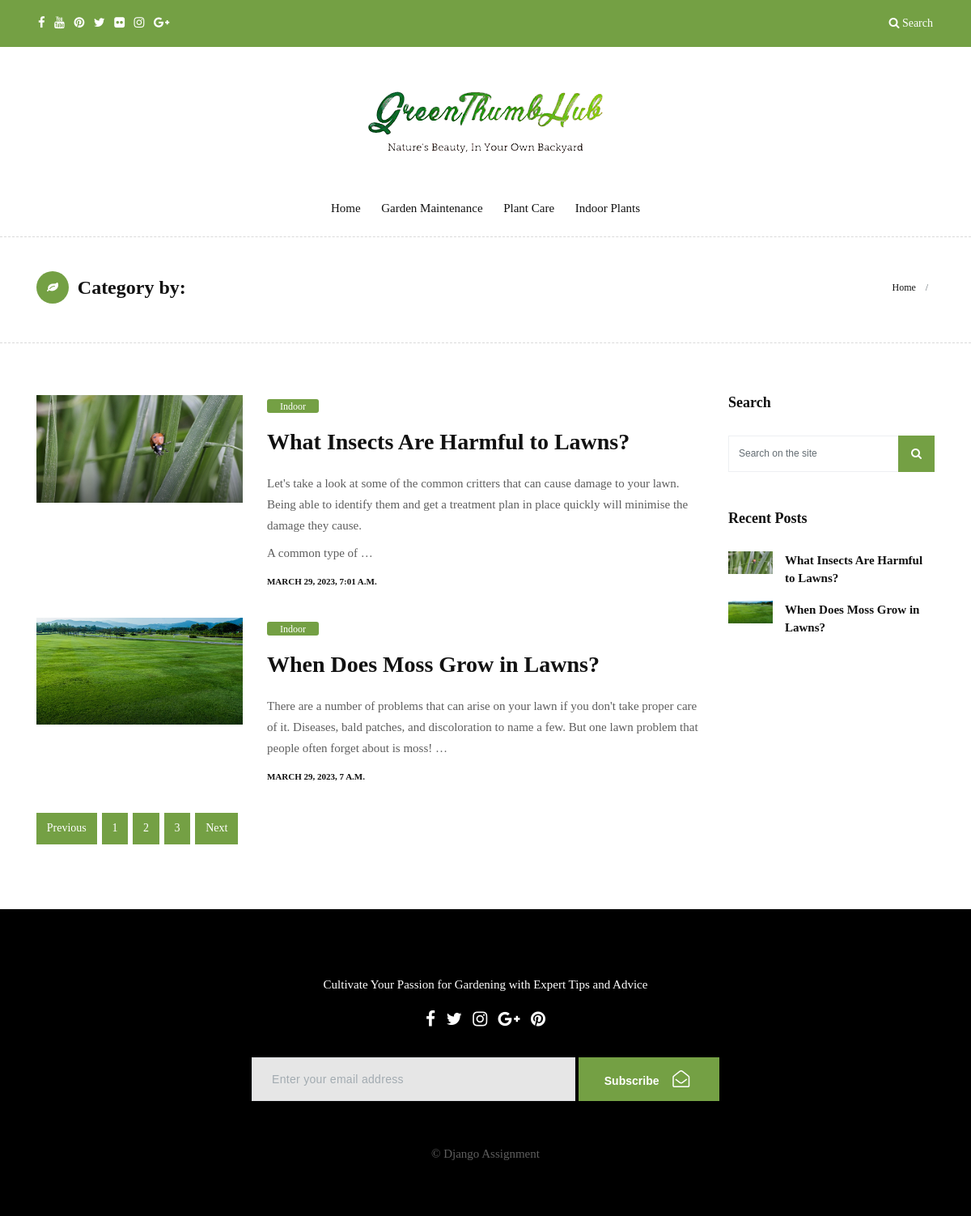
Page /categores/ on the committed database.
### blog/models.py (models this page shows, shortened)
class BlogPost(models.Model):
    STATUS = [
        ('draft', 'Draft'),
        ('published', 'Published')
    ]
    title = models.CharField(max_length=200)
    slug = models.SlugField(unique=True, blank=True, null=True)
    content = RichTextUploadingField(blank=False)
    featured_image = models.ImageField(upload_to='uploads/', blank=True, null=True)
    created = models.DateTimeField(auto_now_add=True)
    published = models.DateField(auto_now=True)
    category = models.ForeignKey(Category, on_delete=models.CASCADE)
    status = models.CharField(max_length=10, choices=STATUS, default='draft')
    meta_title = models.CharField(max_length=200, blank=True, null=True)
    meta_description = models.TextField(blank=True, null=True)

### blog/views.py (the view)
# urls.py: path('categores/', views.category, name='categorys'),
def category(request):
    queryset = BlogPost.objects.filter(status = 'published').order_by('-created')
    paginator = Paginator(queryset, 2)
    page_number = request.GET.get('page')
    posts = paginator.get_page(page_number)
    template_name = 'blogs/category.html'
    context = {'posts':posts}
    return render(request, template_name, context)

### template/blogs/category.html (shortened to what this page needs)
{% extends 'partial/base.html' %}
{% block content %}
        <div class="page-title wb">
            <div class="container">
                <div class="row">
                    <div class="col-lg-8 col-md-8 col-sm-12 col-xs-12">
                        <h2><i class="fa fa-leaf bg-green"></i> Category by: {{post.category.title}}</h2>
                    </div>
                    <div class="col-lg-4 col-md-4 col-sm-12 hidden-xs-down hidden-sm-down">
                        <ol class="breadcrumb">
                            <li class="breadcrumb-item"><a href="{% url 'home' %}">Home</a></li>
                            <li class="breadcrumb-item"><a href="#">{{post.category.title}}</a></li>
                        </ol>
                    </div>
                </div>
            </div>
        </div>
        <section class="section wb">
            <div class="container">
                <div class="row">
                    <div class="col-lg-9 col-md-12 col-sm-12 col-xs-12">
                        <div class="page-wrapper">
                            <div class="blog-list clearfix">
                                {% for post in posts %}
                                <div class="blog-box row">
                                    <div class="col-md-4">
                                        <div class="post-media">
                                            <a href="garden-single.html" title="">
                                                <img src="{{post.featured_image.url}}" alt="" class="img-fluid">
                                                <div class="hovereffect"></div>
                                            </a>
                                        </div>
                                    </div>
                                    <div class="blog-meta big-meta col-md-8">
                                        <span class="bg-aqua"><a href="garden-category.html" title="">Indoor</a></span>
                                        <h4><a href="{% url 'single' post.slug %}" title="">{{post.title}}</a></h4>
                                        <p>{{post.content |truncatewords:40|safe}}</p>
                                        <small><a href="garden-single.html" title="">{{post.created}}</a></small>
                                    </div>
                                </div>
                                {% endfor %}
                            </div>
                        </div>
                        <div class="row">
                            <div class="col-md-12">
                                <nav aria-label="Page navigation">
                                    <ul class="pagination justify-content-start">
                                        {% if posts.has_previous %}
                                            <li class="page-item"><a class="page-link" href="?page={{ posts.previous_page_number }}">Previous</a></li>
                                        {% else %}
                                            <li class="page-item disabled"><span class="page-link">Previous</span></li>
                                        {% endif %}
                                        {% for num in posts.paginator.page_range %}
                                            {% if num == posts.number %}
                                                <li class="page-item active" aria-current="page"><span class="page-link">{{ num }}</span></li>
                                            {% else %}
                                                <li class="page-item"><a class="page-link" href="?page={{ num }}">{{ num }}</a></li>
                                            {% endif %}
                                        {% endfor %}
                                        {% if posts.has_next %}
                                            <li class="page-item"><a class="page-link" href="?page={{ posts.next_page_number }}">Next</a></li>
                                        {% else %}
                                            <li class="page-item disabled"><span class="page-link">Next</span></li>
                                        {% endif %}
                                    </ul>
                                </nav>
                            </div>
                        </div>
                    </div>
                    <div class="col-lg-3 col-md-12 col-sm-12 col-xs-12">
                        <div class="sidebar">
                            <div class="widget">
                                <h2 class="widget-title">Search</h2>
                                <form class="form-inline search-form">
                                    <div class="form-group">
                                        <input type="text" class="form-control" placeholder="Search on the site">
                                    </div>
                                    <button type="submit" class="btn btn-primary"><i class="fa fa-search"></i></button>
                                </form>
                            </div>
                            <div class="widget">
                                <h2 class="widget-title">Recent Posts</h2>
                                <div class="blog-list-widget">
                                    <div class="list-group">
                                        {% for post in posts %}
                                        <a href="" class="list-group-item list-group-item-action flex-column align-items-start">
                                            <div class="w-100 justify-content-between">
                                                <img src="{{post.featured_image.url}}" alt="" class="img-fluid float-left">
                                                <h5 class="mb-1">{{post.title}}</h5>
                                            </div>
                                        </a>
                                        {% endfor %}
                                    </div>
                                </div>
                            </div>
                        </div>
                    </div>
                </div>
            </div>
        </section>
{% endblock content %}

### static/css/colors.css (style rules this page uses)
.dmtop, .search-form .btn:hover, .search-form .btn:focus, .search-form .btn { color: #ffffff !important; background-color: #3197d6 !important; }
.tag-cloud-single span, .page-title i, .btn:hover, .sitemap-wrapper .year, .btn:focus, .navbar-inverse .navbar-toggler { color: #ffffff !important; background-color: #3197d6; }
.page-title .bg-green, .masonry-box:hover .blog-meta span.bg-green, .color-green a { background-color: #34bf49 !important; }

### static/css/version/garden.css (style rules this page uses)
h1, h2, h3, h4, h5, body, p, .topbar-section, .navbar-inverse .navbar-nav .nav-link, .header .dropdown-menu, .navbar-nav .nav-link { font-family: 'Droid Sans', serif; }
.blog-list .blog-meta.big-meta h4 { margin-left: 0; margin-top: 0; padding: 1rem 0; }
.blog-list-widget .mb-1 { font-weight: bold; }
.blog-meta span { background-color: #111111; border-radius: 3px; font-size: 12px; padding: 0.1rem 1rem; }
.header .dropdown-item:hover, .header .dropdown-item:focus, .blog-meta span, .blog-meta span a, .footer p, .footer a, .page-link, .page-link:hover, .topbar-section a:hover, .topbar-section a:focus, .topbar-section a, .topbar-section i { color:#ffffff !important; }
.small-title, .page-title .bg-green, .masonry-box:hover .blog-meta span.bg-green, .color-green a, .navbar-toggler, .masonry-box:hover .blog-meta span.bg-aqua, .blog-meta span.bg-aqua, .search-form .btn:hover, .search-form .btn:focus, .search-form .btn, .btn, .btn:hover, .dropdown-item:hover, .dropdown-item:focus, .btn:focus, .dmtop, .page-link, .topbar-section { color:#ffffff !important; background-color: #74a044 !important; border-color: #74a044 !important; }

### rows in the picture
BlogPost: featured_image (picture), title "What Insects Are Harmful to Lawns?", content "Let's take a look at some of the common critters that can cause damage to your lawn. Being able to identify them and get a treatment plan in place quickly will minimise the damage they cause. A common type of …", created "MARCH 29, 2023, 7:01 A.M."
BlogPost: featured_image (picture), title "When Does Moss Grow in Lawns?", content "There are a number of problems that can arise on your lawn if you don't take proper care of it. Diseases, bald patches, and discoloration to name a few. But one lawn problem that people often forget about is moss! …", created "MARCH 29, 2023, 7 A.M."

### other values in the picture
{{ num }} "1"
{{ num }} "2" "3"
